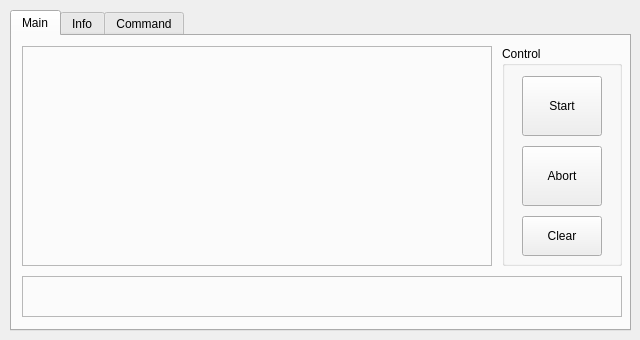
<?xml version="1.0" encoding="UTF-8"?>
<ui version="4.0">
 <class>Form</class>
 <widget class="QWidget" name="Form">
  <property name="enabled">
   <bool>true</bool>
  </property>
  <property name="geometry">
   <rect>
    <x>0</x>
    <y>0</y>
    <width>640</width>
    <height>340</height>
   </rect>
  </property>
  <property name="sizePolicy">
   <sizepolicy hsizetype="Fixed" vsizetype="Fixed">
    <horstretch>0</horstretch>
    <verstretch>0</verstretch>
   </sizepolicy>
  </property>
  <property name="minimumSize">
   <size>
    <width>500</width>
    <height>300</height>
   </size>
  </property>
  <property name="maximumSize">
   <size>
    <width>640</width>
    <height>340</height>
   </size>
  </property>
  <property name="windowTitle">
   <string>HMP powering</string>
  </property>
  <property name="statusTip">
   <string notr="true"/>
  </property>
  <property name="inputMethodHints">
   <set>Qt::ImhDigitsOnly</set>
  </property>
  <widget class="QWidget" name="layoutWidget">
   <property name="geometry">
    <rect>
     <x>830</x>
     <y>940</y>
     <width>357</width>
     <height>36</height>
    </rect>
   </property>
   <layout class="QHBoxLayout" name="horizontalLayout">
    <item>
     <widget class="QToolButton" name="pbReadMUX">
      <property name="sizePolicy">
       <sizepolicy hsizetype="Maximum" vsizetype="Fixed">
        <horstretch>1</horstretch>
        <verstretch>0</verstretch>
       </sizepolicy>
      </property>
      <property name="toolTip">
       <string notr="true"/>
      </property>
      <property name="statusTip">
       <string notr="true"/>
      </property>
      <property name="whatsThis">
       <string notr="true"/>
      </property>
      <property name="accessibleName">
       <string notr="true"/>
      </property>
      <property name="accessibleDescription">
       <string notr="true"/>
      </property>
      <property name="text">
       <string>Read MUX</string>
      </property>
     </widget>
    </item>
    <item>
     <widget class="QPushButton" name="pbVDDMscan">
      <property name="text">
       <string>Vddm scan</string>
      </property>
     </widget>
    </item>
    <item>
     <widget class="QPushButton" name="pbCSAscan">
      <property name="text">
       <string>CSA scan</string>
      </property>
     </widget>
    </item>
    <item>
     <widget class="QPushButton" name="pbClearOutput">
      <property name="text">
       <string>Clear</string>
      </property>
     </widget>
    </item>
   </layout>
  </widget>
  <widget class="QWidget" name="layoutWidget">
   <property name="geometry">
    <rect>
     <x>0</x>
     <y>0</y>
     <width>2</width>
     <height>2</height>
    </rect>
   </property>
   <layout class="QVBoxLayout" name="verticalLayout"/>
  </widget>
  <widget class="QSplitter" name="splitter_4">
   <property name="geometry">
    <rect>
     <x>0</x>
     <y>0</y>
     <width>0</width>
     <height>0</height>
    </rect>
   </property>
   <property name="orientation">
    <enum>Qt::Vertical</enum>
   </property>
  </widget>
  <widget class="QTabWidget" name="tabWidget">
   <property name="geometry">
    <rect>
     <x>10</x>
     <y>10</y>
     <width>621</width>
     <height>321</height>
    </rect>
   </property>
   <property name="currentIndex">
    <number>0</number>
   </property>
   <widget class="QWidget" name="tab">
    <attribute name="title">
     <string>Main</string>
    </attribute>
    <widget class="QFrame" name="frHMP">
     <property name="geometry">
      <rect>
       <x>10</x>
       <y>10</y>
       <width>470</width>
       <height>220</height>
      </rect>
     </property>
     <property name="maximumSize">
      <size>
       <width>470</width>
       <height>220</height>
      </size>
     </property>
     <property name="statusTip">
      <string notr="true"/>
     </property>
     <property name="styleSheet">
      <string notr="true"/>
     </property>
     <property name="frameShape">
      <enum>QFrame::StyledPanel</enum>
     </property>
     <property name="frameShadow">
      <enum>QFrame::Raised</enum>
     </property>
    </widget>
    <widget class="QFrame" name="qfStatus">
     <property name="geometry">
      <rect>
       <x>10</x>
       <y>240</y>
       <width>600</width>
       <height>41</height>
      </rect>
     </property>
     <property name="frameShape">
      <enum>QFrame::StyledPanel</enum>
     </property>
     <property name="frameShadow">
      <enum>QFrame::Raised</enum>
     </property>
    </widget>
    <widget class="QGroupBox" name="groupBox">
     <property name="geometry">
      <rect>
       <x>490</x>
       <y>10</y>
       <width>120</width>
       <height>220</height>
      </rect>
     </property>
     <property name="title">
      <string>Control</string>
     </property>
     <widget class="QPushButton" name="pbClear">
      <property name="geometry">
       <rect>
        <x>20</x>
        <y>170</y>
        <width>80</width>
        <height>40</height>
       </rect>
      </property>
      <property name="text">
       <string>Clear</string>
      </property>
     </widget>
     <widget class="QPushButton" name="pbAbort">
      <property name="geometry">
       <rect>
        <x>20</x>
        <y>100</y>
        <width>80</width>
        <height>60</height>
       </rect>
      </property>
      <property name="text">
       <string>Abort</string>
      </property>
     </widget>
     <widget class="QPushButton" name="pbStart">
      <property name="geometry">
       <rect>
        <x>20</x>
        <y>30</y>
        <width>80</width>
        <height>60</height>
       </rect>
      </property>
      <property name="text">
       <string>Start</string>
      </property>
      <property name="checkable">
       <bool>true</bool>
      </property>
     </widget>
    </widget>
   </widget>
   <widget class="QWidget" name="tab_2">
    <attribute name="title">
     <string>Info</string>
    </attribute>
    <widget class="QTextEdit" name="textEdit">
     <property name="geometry">
      <rect>
       <x>10</x>
       <y>10</y>
       <width>591</width>
       <height>271</height>
      </rect>
     </property>
     <property name="font">
      <font>
       <family>Courier</family>
      </font>
     </property>
     <property name="autoFillBackground">
      <bool>false</bool>
     </property>
     <property name="styleSheet">
      <string notr="true"/>
     </property>
    </widget>
   </widget>
   <widget class="QWidget" name="tab_3">
    <attribute name="title">
     <string>Command</string>
    </attribute>
    <widget class="QWidget" name="layoutWidget_2">
     <property name="geometry">
      <rect>
       <x>0</x>
       <y>0</y>
       <width>611</width>
       <height>281</height>
      </rect>
     </property>
     <layout class="QVBoxLayout" name="CommandGroup">
      <property name="spacing">
       <number>6</number>
      </property>
      <property name="leftMargin">
       <number>0</number>
      </property>
      <property name="topMargin">
       <number>0</number>
      </property>
      <property name="rightMargin">
       <number>0</number>
      </property>
      <property name="bottomMargin">
       <number>0</number>
      </property>
      <item>
       <widget class="QTextBrowser" name="chatHistory">
        <property name="acceptDrops">
         <bool>false</bool>
        </property>
        <property name="toolTip">
         <string>Messages sent and received from other users</string>
        </property>
        <property name="acceptRichText">
         <bool>true</bool>
        </property>
       </widget>
      </item>
      <item>
       <layout class="QHBoxLayout" name="_2">
        <property name="spacing">
         <number>6</number>
        </property>
        <property name="leftMargin">
         <number>0</number>
        </property>
        <property name="topMargin">
         <number>0</number>
        </property>
        <property name="rightMargin">
         <number>0</number>
        </property>
        <property name="bottomMargin">
         <number>0</number>
        </property>
        <item>
         <widget class="QLabel" name="label">
          <property name="text">
           <string>Message:</string>
          </property>
          <property name="buddy">
           <cstring>messageLineEdit</cstring>
          </property>
         </widget>
        </item>
        <item>
         <widget class="QLineEdit" name="messageLineEdit"/>
        </item>
        <item>
         <widget class="QPushButton" name="sendButton">
          <property name="sizePolicy">
           <sizepolicy hsizetype="Minimum" vsizetype="Fixed">
            <horstretch>0</horstretch>
            <verstretch>0</verstretch>
           </sizepolicy>
          </property>
          <property name="toolTip">
           <string>Sends a message to other people</string>
          </property>
          <property name="whatsThis">
           <string/>
          </property>
          <property name="text">
           <string>Send</string>
          </property>
         </widget>
        </item>
       </layout>
      </item>
     </layout>
    </widget>
   </widget>
  </widget>
 </widget>
 <tabstops>
  <tabstop>pbClearOutput</tabstop>
  <tabstop>textEdit</tabstop>
 </tabstops>
 <resources/>
 <connections/>
</ui>
